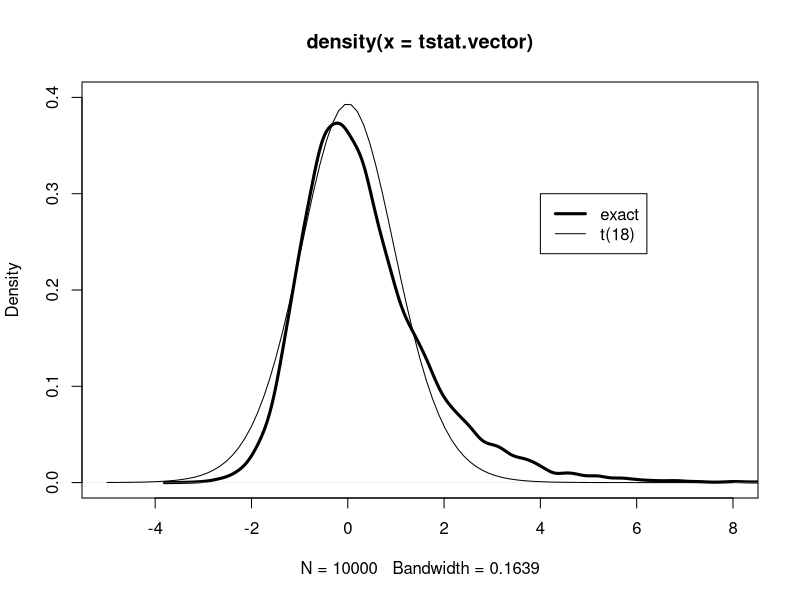

The R source for this figure:
## Bayesian Computation with R
## notebook of the book
## 1. An Introduction to R

## 1.3 exploring the robustness of the t statistic
## 1.3.1 introduction

# two independent samples x=(x_1,...,x_m), y = (y_1,...,y_n)
# the hypothesis: the mean of two ppltions is equal:
# H_0: \mu_x - \mu_y = 0
# standard test of H_0 is based on t stat:
# T = (\bar(X) - \bar(Y))/(s_p \sqrt(1/m + 1/n))
# where \bar(.) is the sample mean, and s_p is the pooled sd:
# s_p = \sqrt(((m-1)*sd(x)^2+(n-1)*sd(y)^2)/(m+n-2))
# Under the following assumptinos, and H_0, T has t distribution with m+n-2 deg of freedom
# * x and y are independent random samples from normal distribution
# * sd of two pplations are equal

## 1.3.2 witte a function to compute t stat

# generate 10 samples from a normal dist with mean=50, sd=10
x=rnorm(10, mean = 50, sd = 10)
y=rnorm(10, mean = 50, sd = 10)

# size of samples
m=length(x)
n=length(y)

# pooled standard deviation
sp = sqrt(((m-1)*sd(x)^2+(n-1)*sd(y)^2)/(m+n-2))

# t statistic
t.stat = (mean(x)-mean(y))/(sp*sqrt(1/m+1/n))

# combine them into a funciton, "tstatistic"
tstatitic = function(x,y){
  # two args: x and y
  m = length(x)
  n = length(y)
  sp = sqrt(((m-1)*sd(x)^2+(n-1)*sd(y)^2)/(m+n-2))
  t.stat = (mean(x)-mean(y))/(sp*sqrt(1/m+1/n))
  return(t.stat)
}

# if the function is saved in a file "tstatistic.R" then
# one can recall this by > source("tstatistic.R")

# try to implement tstatictic with a data
data.x = c(1,4,3,6,5)
data.y = c(5,4,7,6,10)
tstatitic(data.x, data.y)
# [1] -1.937926

#######################################
## 1.3.3 programming a MC simulation

# significance level for the t stat when ppltions dont follow the standard assumptions
# i.e. normality and equal vars. the ture significance level depends on..
# * stated level of significance \alpha
# * shape of ppltions
# * spreads of two ppltions measured by the two sd 
# * sample sizes m and n
# given params, we want to estimate true significance level
# \alpha^T = Pr(|T|\geq t_{n+m-2,\alpha/2})

# Outline of simulating \alpha^T
# 1. simulate random sample x from the first ppl and y from the second ppl
# 2. compute t statistic T
# 3. decide if  H_0 is rejected (|T| exceeds the critical point)
# repeats N times and estimate significance level by
# \hat{\alpha^T} = (num of rejections)/N

alpha = 0.1; m = 10; n = 10
N = 10000  # number of simulations
n.reject = 0 # counter for rejection
for (i in 1:N){
  x = rnorm(m, mean = 0, sd = 1)  # generate samples
  y = rnorm(n, mean = 0, sd = 1)
  t.stat = tstatitic(x,y) # compute t stat with the function
  if (abs(t.stat) > qt(1-alpha/2, m+n-2)){
    n.reject=n.reject+1  # increment reject if t.stat exceeds the point
  }
}
true.sig.level = n.reject/N  # est is proportion of rejections

#######################################
## 1.3.4 alpha^T under different assumptions
# what happens if we change the distribution of the two ppls

# here we test the true significance level if
# x = rnorm(m, mean = 10, sd = 2)
# y = rexp(n, rate=1/10)
m=10; n=10;
my.tsimulation = function()
  tstatitic(rnorm(m,mean=10,sd=2), rexp(n,rate = 1/10))

tstat.vector = replicate(10000, my.tsimulation())

# see the density of t stats
# compare with the exact result with the theoretical one
plot(density(tstat.vector),xlim = c(-5,8), ylim = c(0,.4),lwd=3)
curve(dt(x, df=18), add=TRUE)
legend(4,.3,c("exact","t(18)"),lwd = c(3,1))


